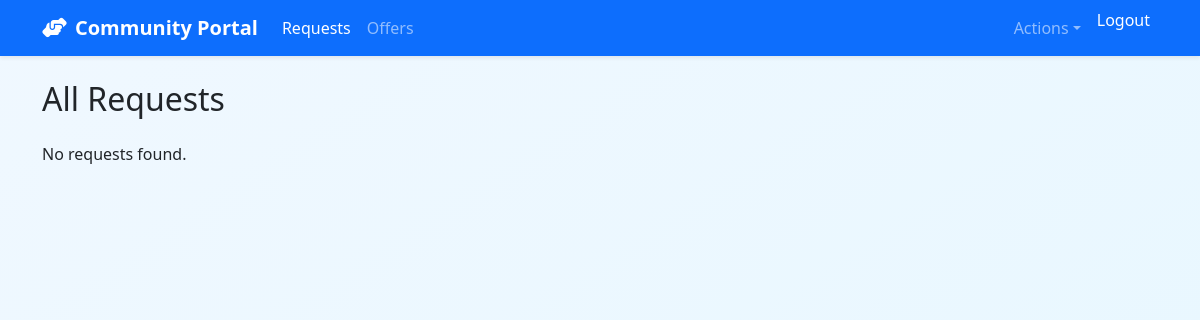
Before: /requests/ (signed in) with the older database file.
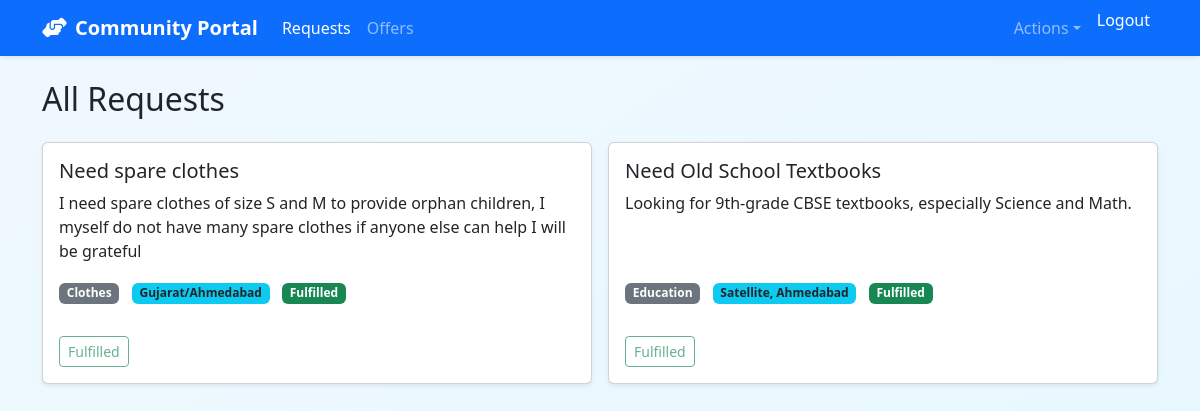
After: the same page with the newer database file.
### core/models.py (models this page shows, shortened)
class Request(models.Model):
    STATUS_CHOICES = (
        ('pending', 'Pending'),
        ('fulfilled', 'Fulfilled'),
        ('cancelled', 'Cancelled'),
    )
    user = models.ForeignKey(CustomUser, on_delete=models.CASCADE, related_name='requests')
    title = models.CharField(max_length=200)
    description = models.TextField()
    category = models.ForeignKey(Category, on_delete=models.SET_NULL, null=True, blank=True)
    location = models.CharField(max_length=100)
    status = models.CharField(max_length=20, choices=STATUS_CHOICES, default='pending')
    created_at = models.DateTimeField(default=timezone.now)
    class Meta:
        ordering = ['-created_at']

class Category(models.Model):
    name = models.CharField(max_length=100)
    class Meta:
        verbose_name_plural = "Categories"

### core/views.py (the view)
# urls.py: path('requests/', views.request_list, name='request_list'),
@login_required
def request_list(request):
    requests = Request.objects.all()
    return render(request, 'core/request_list.html', {'requests': requests})

### core/templates/core/request_list.html (shortened to what this page needs)
{% extends 'core/base.html' %}
{% block content %}
<h2 class="mb-4">All Requests</h2>
<div class="row g-3">
  {% for req in requests %}
    <div class="col-md-6">
      <div class="card h-100 shadow-sm">
        <div class="card-body d-flex flex-column">
          <h5 class="card-title">{{ req.title }}</h5>
          <p class="card-text">{{ req.description }}</p>
          <ul class="list-inline mt-auto">
            <li class="list-inline-item">
              <span class="badge bg-secondary">{{ req.category.name }}</span>
            </li>
            <li class="list-inline-item">
              <span class="badge bg-info text-dark">{{ req.location }}</span>
            </li>
            <li class="list-inline-item">
              {% if req.status == 'pending' %}
                <span class="badge bg-warning">Pending</span>
              {% elif req.status == 'fulfilled' %}
                <span class="badge bg-success">Fulfilled</span>
              {% else %}
                <span class="badge bg-danger">Cancelled</span>
              {% endif %}
            </li>
          </ul>
          <div class="mt-3">
            {% if req.user == request.user %}
              <form method="post" action="{% url 'delete_request' req.id %}" class="d-inline">
                {% csrf_token %}
                <button class="btn btn-sm btn-danger">Delete</button>
              </form>
            {% elif req.status != 'fulfilled' %}
              <a href="{% url 'offer_help' req.id %}" class="btn btn-sm btn-primary">Offer Help</a>
            {% else %}
              <button class="btn btn-sm btn-outline-success" disabled>Fulfilled</button>
            {% endif %}
          </div>
        </div>
      </div>
    </div>
  {% empty %}
    <p>No requests found.</p>
  {% endfor %}
</div>
{% endblock %}

Changed rows visible on the page:
added Request: title "Need spare clothes", description "I need spare clothes of size S and M to provide orphan children, I myself do not have many spare clothes if anyone else can help I will be grateful", category.name "Clothes", location "Gujarat/Ahmedabad", status "Fulfilled"
added Request: title "Need Old School Textbooks", description "Looking for 9th-grade CBSE textbooks, especially Science and Math.", category.name "Education", location "Satellite, Ahmedabad", status "Fulfilled"
Other visible differences:
text no longer shown: "No requests found."
